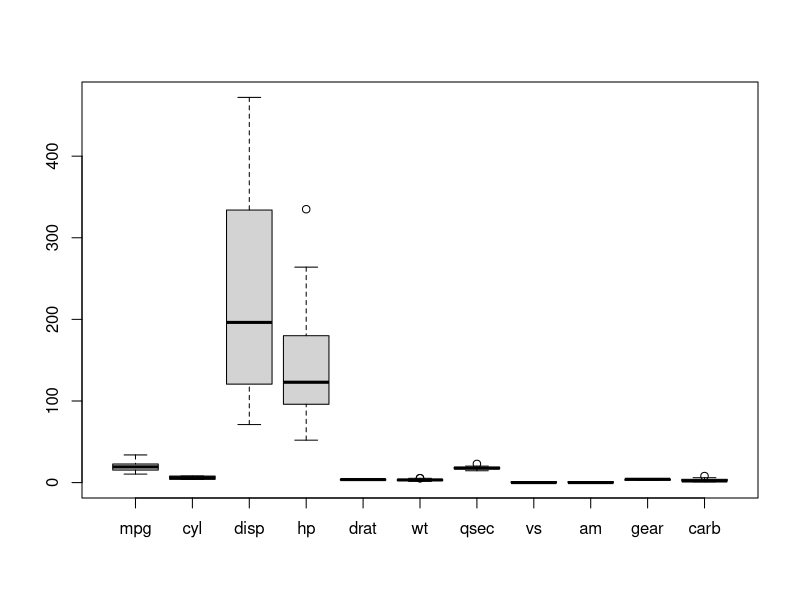
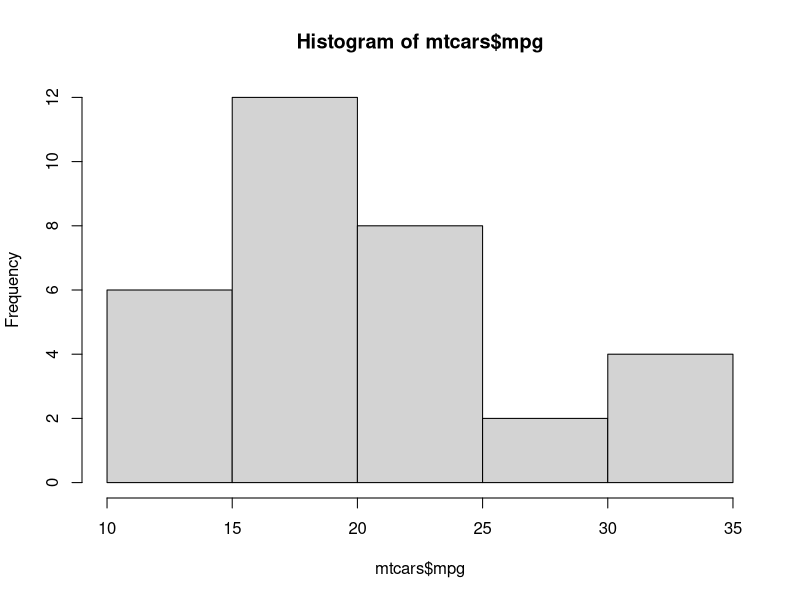

The R source for these figures, in order: (Note: this script raises an error after producing the figures.)
summary(mtcars)
mean(mtcars$mpg)
sd(mtcars$mpg)
max(mtcars$mpg) 
min(mtcars$mpg)
length(mtcars)
boxplot(mtcars)
min(mtcars$mpg)
hist(mtcars$mpg)
pie(mtcars)
